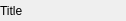
<?xml version="1.0" encoding="UTF-8"?>
<ui version="4.0">
 <class>TitleHeaderWidget</class>
 <widget class="QWidget" name="TitleHeaderWidget">
  <property name="geometry">
   <rect>
    <x>0</x>
    <y>0</y>
    <width>126</width>
    <height>21</height>
   </rect>
  </property>
  <property name="windowTitle">
   <string>TitleHeaderWidget</string>
  </property>
  <layout class="QVBoxLayout" name="verticalLayout">
   <property name="spacing">
    <number>0</number>
   </property>
   <property name="leftMargin">
    <number>0</number>
   </property>
   <property name="topMargin">
    <number>0</number>
   </property>
   <property name="rightMargin">
    <number>0</number>
   </property>
   <property name="bottomMargin">
    <number>0</number>
   </property>
   <item>
    <widget class="QLabel" name="TitleLabel">
     <property name="text">
      <string>Title</string>
     </property>
     <property name="margin">
      <number>4</number>
     </property>
    </widget>
   </item>
  </layout>
 </widget>
 <layoutdefault spacing="6" margin="11"/>
 <resources/>
 <connections/>
</ui>
